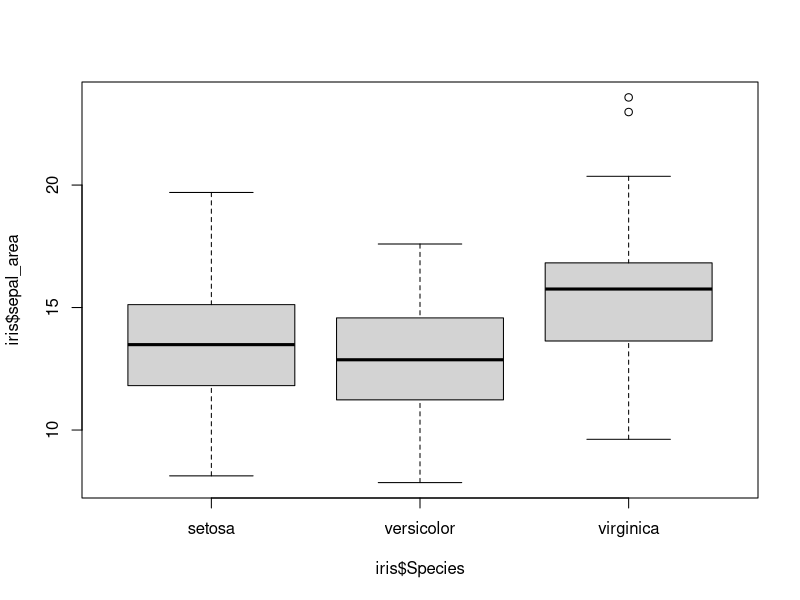
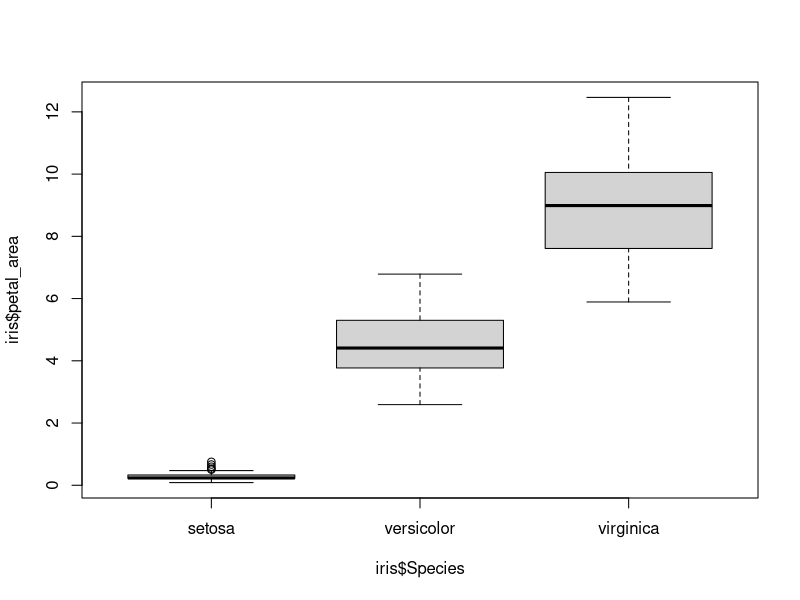
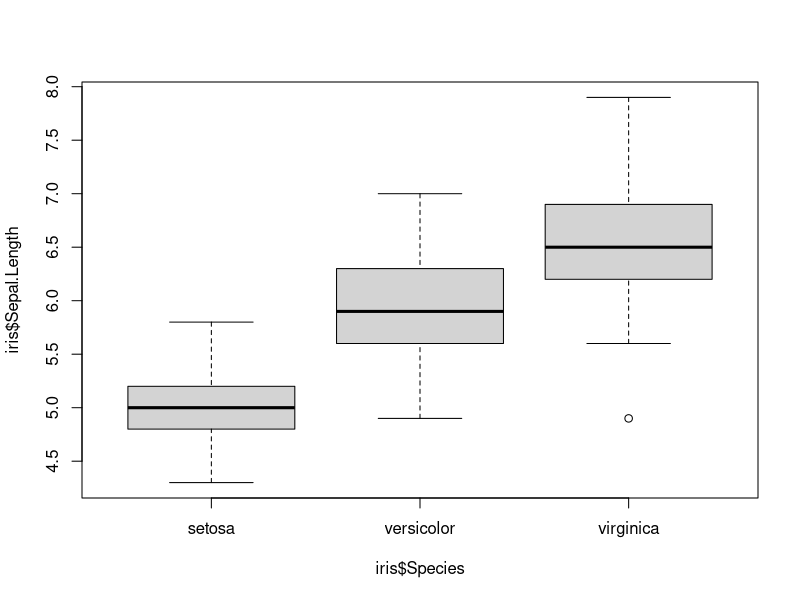
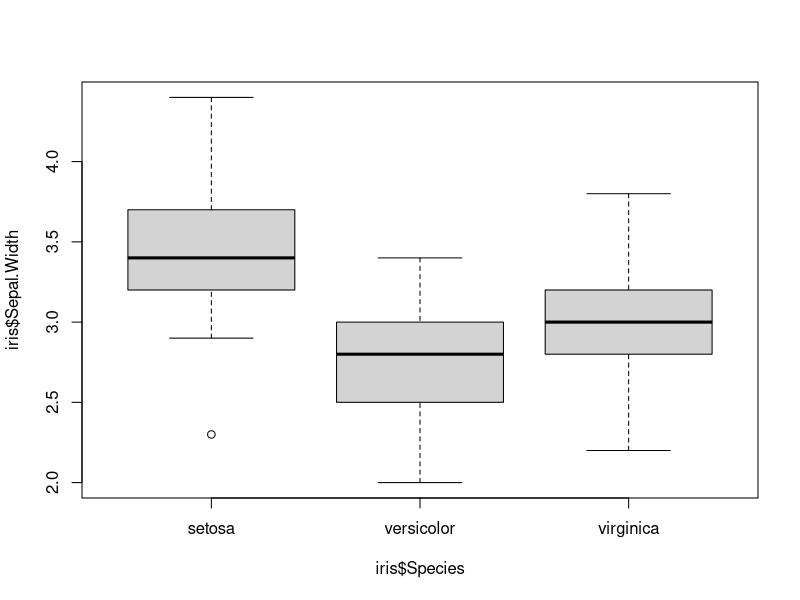
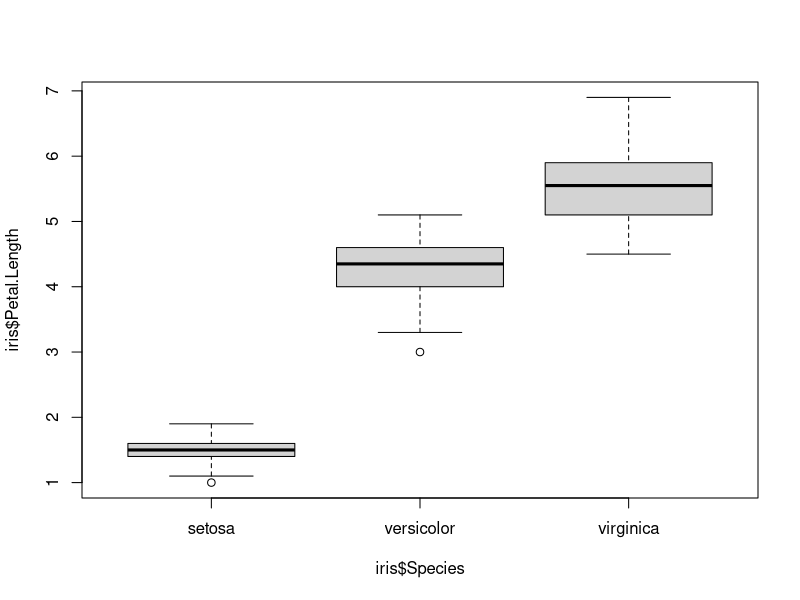
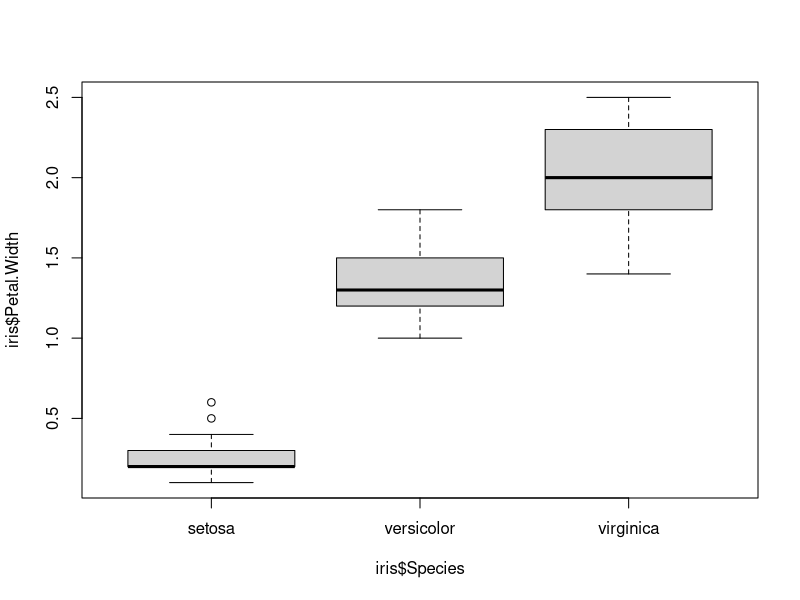

Generate these figures, in order, with R:
# Jesus Zeno

# Import the library datasets
library(datasets)

# Use the iris data from that package
data(iris)

# Preview data with just the first several rows
head(iris)

# calculate the area of petal and sepal
iris$petal_area = (iris$Petal.Length * iris$Petal.Width * pi) / 4
iris$sepal_area = (iris$Sepal.Length * iris$Sepal.Width * pi) / 4

# Check results with first few rows
head(iris)

# Get overall summary of dataset
summary(iris)

# determine variance of columns
var(iris$petal_area)
var(iris$sepal_area)

# We can just use var.equal and paired as FALSE. It will be
# the same result as if var.equal happened to be true. Plus, when the 
# variance isn't equal, that means its being more conservative and 
# the assumption is harder to reject. The tests will be paired since
# we have the same individuals in groups and they are in the same order.
# Pairing will make the assertion about the individual as opposed to
# the group. 

# Determine if the sepal area is different than the petal area.
t.test(iris$sepal_area, iris$petal_area, var.equal = FALSE, 
       paired = FALSE, alternative ="two.sided" )
# The t value is 25.45 and that shows how the two groups are different.
# The p-value is < 2.2e-16 which is statistically extremely significant
# (p-value < .001). This highly supports the idea that
# there is a difference between the sepal area and the petal area

# determine if the petal length is different than the petal width
t.test(iris$Petal.Length, iris$Petal.Width, var.equal = FALSE, 
       paired = FALSE, alternative ="two.sided" )
# The t=16.297 which is high enough to show the two groups are different.
# The p-value=2.2e-16 which means it is extremely significant (p-value < .001). 
# This test highly supports the idea that the petal length and width
# are different. 

# Determine if sepal length is different than sepal width.
t.test(iris$Sepal.Length, iris$Sepal.Width, var.equal = FALSE, 
       paired = FALSE, alternative ="two.sided" )
# The t=36.463 which is high enough to show the two groups are different.
# The p-value=2.2e-16 which means it is extremely significant (p-value < .001). 
# This test highly supports the idea that the petal length and width
# are different. 

# Determine if petal length is different than sepal length
t.test(iris$Petal.Length, iris$Sepal.Length, var.equal = FALSE, 
       paired = FALSE, alternative ="two.sided" )
# The t=-13.098 which is negative enough to show the two groups are 
# different. The negative value indicates that the petal lengths are 
# smaller than the sepal lengths. 
# The p-value=2.2e-16 which means it is extremely significant (p-value < .001). 
# This test highly supports the idea that the petal length and width
# are different.

# Determine if petal width is different than sepal width
t.test(iris$Petal.Width, iris$Sepal.Width, var.equal = FALSE, 
       paired = FALSE, alternative ="two.sided" )
# The t=-25.916 which is negative enough to show the two groups are 
# different. The negative value indicates that the petal widths are 
# smaller than the sepal widths. 
# The p-value=2.2e-16 which means it is extremely significant (p-value < .001). 
# This test highly supports the idea that the petal length and width
# are different.

# Conclusion of t-tests: Since all results had p-values <.001 we can reject
# the null hypothesis and understand that there is a significant difference
# between the 6 variables. 


# ANOVA PART FOCUS ON THE GROUPS INSTEAD OF INDIVIDUALS
# Conduct an ANOVA on each of the six measurements you now have, based on the
# type of iris you have. 

# Let's do Petal area first
petal_area_vs_species = aov(iris$petal_area~iris$Species)
summary(petal_area_vs_species)
# Because F value is high (683.1) and that means there 
# is a large difference among the groups and the p value says it's 
# extremely statistically significant <.001

# Let's do Sepal area
sepal_area_vs_species = aov(iris$sepal_area~iris$Species)
summary(sepal_area_vs_species)
# Because F value is high (14.24) and that means there 
# is a large difference among the groups and the p value says it's 
# extremely statistically significant <.001

# Let's do petal length
petal_length_vs_species = aov(iris$Petal.Length~iris$Species)
summary(petal_length_vs_species)
# Because F value is high (1180) and that means there 
# is a large difference among the groups and the p value says it's 
# extremely statistically significant <.001

# Let's do petal width
petal_width_vs_species = aov(iris$Petal.Width~iris$Species)
summary(petal_width_vs_species)
# Because F value is high (960) and that means there 
# is a large difference among the groups and the p value says it's 
# extremely statistically significant <.001

# Let's do sepal length
sepal_length_vs_species = aov(iris$Sepal.Length~iris$Species)
summary(sepal_length_vs_species)
# Because F value is high (119.3) and that means there 
# is a large difference among the groups and the p value says it's 
# extremely statistically significant <.001

# Let's do sepal width
sepal_width_vs_species = aov(iris$Sepal.Width~iris$Species)
summary(sepal_width_vs_species)
# Because F value is high (49.16) and that means there 
# is a large difference among the groups and the p value says it's 
# extremely statistically significant <.001

# Conclusion of ANOVA tests:all p values are significant and under 0.001, 
# meaning that there is significant difference in the 6 variables between 
# the three species groups.


# Now let's get a box plot of the six measurements subdivided by
# iris type.The box plots will be saved so we can see them later. 

# Let's do sepal area first
png(file="sepal_area_vs_species.png")
boxplot(iris$sepal_area~iris$Species)
dev.off()

# Let's do petal area first
png(file="petal_area_vs_species.png")
boxplot(iris$petal_area~iris$Species)
dev.off()

# Let's do sepal length first
png(file="sepal_length_vs_species.png")
boxplot(iris$Sepal.Length~iris$Species)
dev.off()


# Let's do sepal width first
png(file="sepal_width_vs_species.png")
boxplot(iris$Sepal.Width~iris$Species)
dev.off()

# Let's do petal length first
png(file="petal_length_vs_species.png")
boxplot(iris$Petal.Length~iris$Species)
dev.off()

# Let's do petal width first
png(file="petal_width_vs_species.png")
boxplot(iris$Petal.Width~iris$Species)
dev.off()

# Conclusion from boxplots: The boxplots display the median of values of the 
# variable in question grouped by species as well as the middle 50% 
# (25% above and below the median) which indicates the standard deviation, 
# as well as any outliers. From the box plots, we can see that petal area 
# between of the different species may be the best determining variable to 
# distinguish between the three species. This is because petal area has the 
# least overlapping values between quartiles.
